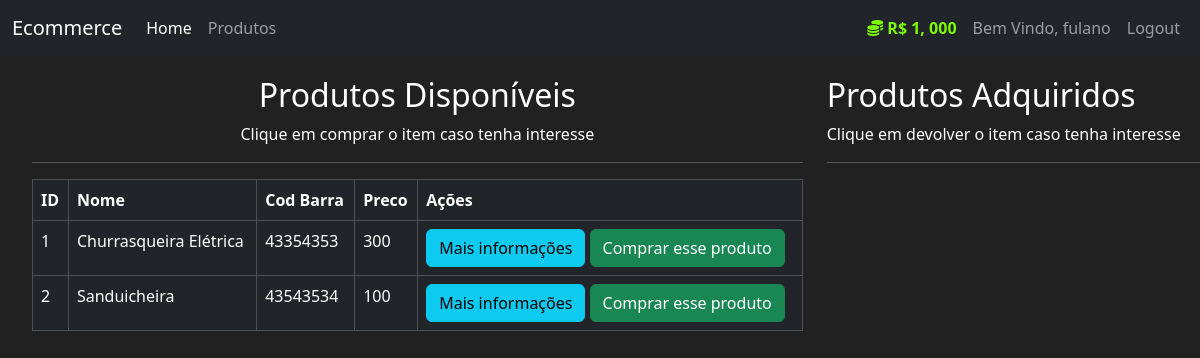
The page /Produtos (signed in) on the database as committed earlier.
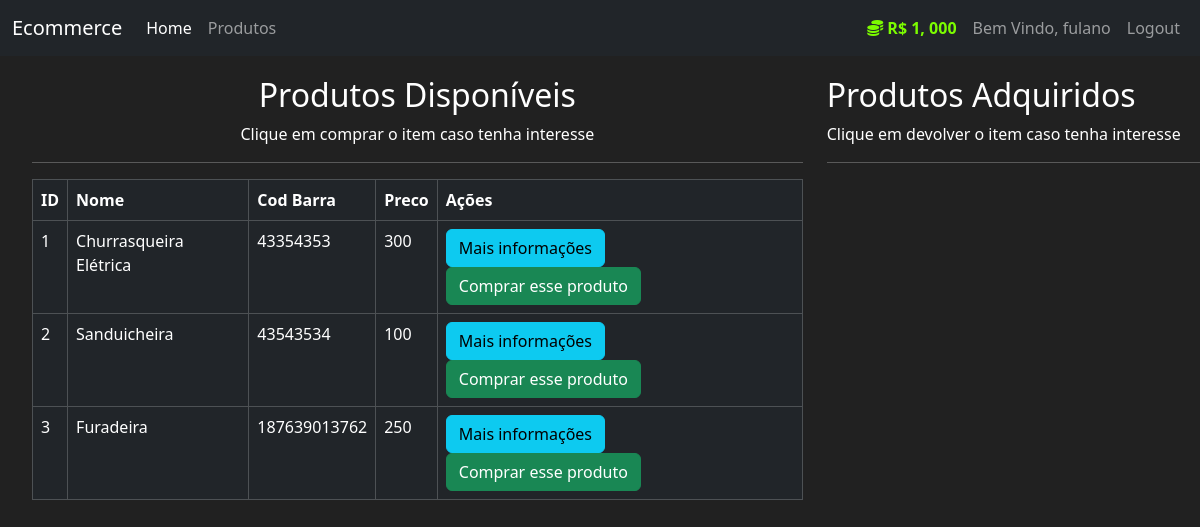
The same page on the database as committed later.
### mercado/models.py (models this page shows, shortened)
class User(db.Model, UserMixin):
    id = db.Column(db.Integer, primary_key=True)
    usuario = db.Column(db.String(length=30), nullable=False, unique=True)
    email = db.Column(db.String(length=50), nullable=False, unique=True)
    senha = db.Column(db.String(length=60), nullable=False, unique=True)
    valor = db.Column(db.Integer, nullable=False, default=5000)
    itens = db.relationship('Item', backref='dono_user', lazy=True)
    @property
    def formataValor(self):
        if len(str(self.valor)) >= 4: # R$ 400
            return f"R$ {str(self.valor)[:-3]}, {str(self.valor)[-3:]}"
        else:
            return f"R$ {self.valor}"
    @property
    def senhacrip(self):
        return self.senha
    @property
    def is_admin(self):
        return self.email.endswith('@admin.com')

class Item(db.Model):
    id = db.Column(db.Integer, primary_key=True)
    nome = db.Column(db.String(length=30), nullable=False, unique=True)
    preco = db.Column(db.Integer, nullable=False)
    cod_barra = db.Column(db.String(length=12), nullable=False, unique=True)
    descricao = db.Column(db.String(length=1024), nullable=False, unique=True)
    dono = db.Column(db.Integer, db.ForeignKey('user.id'))

### mercado/routes.py (the view, shortened to what this page needs)
@app.route('/Produtos', methods=["GET", "POST"])
@login_required
def page_produto():
    compra_form = CompraProdutoForm()
    venda_form = VendaProdutoForm()
    if request.method == "GET":
        itens = Item.query.filter_by(dono=None)
        dono_itens = Item.query.filter_by(dono=current_user.id)
        return render_template("produtos.html", itens=itens, compra_form=compra_form, dono_itens=dono_itens, venda_form=venda_form)

### mercado/models.py (called while the page is built)
@login_manager.user_loader
def load_user(user_id):
    return User.query.get(int(user_id))

### mercado/templates/produtos.html (shortened to what this page needs)
{% extends 'base.html' %}
{% block conteudo %}
    <div class="row" style="margin-top: 20px; margin-left: 20px;">
        <div class="col-8">
            <h2 style="text-align: center;">Produtos Disponíveis</h2>
            <p style="text-align: center;">Clique em comprar o item caso tenha interesse</p>
            <hr>
                <table class="table table-hover table-dark table-bordered">
                        <thead>
                            <tr>
                                <th scope="col">ID</th>
                                <th scope="col">Nome</th>
                                <th scope="col">Cod Barra</th>
                                <th scope="col">Preco</th>
                                <th scope="col">Ações</th>
                            </tr>
                         </thead>
                    <tbody>
                        {% for item in itens %}
                            <tr>
                                <td>{{item.id}}</td>
                                <td>{{item.nome}}</td>
                                <td>{{item.cod_barra}}</td>
                                <td>{{item.preco}}</td>
                                <td>
                                <button data-bs-toggle="modal" data-bs-target="#exampleModal-{{item.id}}" class="btn btn-outline btn-info">Mais informações</button>
                                <button data-bs-toggle="modal" data-bs-target="#exampleModalCompra-{{item.id}}" class="btn btn-outline btn-success">Comprar esse produto</button>
                                </td>
                            </tr>
                        {% endfor %}
                    </tbody>
                </table>
        </div>
        <div class="col-4">
            <h2>Produtos Adquiridos</h2>
            <p>Clique em devolver o item caso tenha interesse</p>
            <hr>
        </div>
    </div>
{% endblock %}

### mercado/templates/base.html (shortened to what this page needs)
<!DOCTYPE html>
<html lang="en">
<head>
    <link rel="stylesheet" href="https://cdn.jsdelivr.net/npm/bootstrap@5.3.3/dist/css/bootstrap.min.css" xintegrity="sha384-QWTKZyjpPEjISv5WaRU9OFeRpok6YctnYmDr5pNlyT2bRjXh0JMhjY6hW+ALEwIH">
</head>
<body>
    <nav class="navbar navbar-expand-lg navbar-dark bg-dark">
        <div class="container-fluid">
            <a class="navbar-brand" href="{{url_for('page_home')}}">Ecommerce</a>
            <div class="collapse navbar-collapse" id="navbarSupportedContent">
                <div class="navbar-nav me-auto">
                    <a class="nav-link active" aria-current="page" href="{{url_for('page_home')}}">Home</a>
                    <a class="nav-link" href="{{url_for('page_produto')}}">Produtos</a>
                </div>
                <div>
                    {% if current_user.is_authenticated %}
                    <div class="navbar-nav ms-auto">
                        <a class="nav-link" style="color: lawngreen; font-weight: bold;">
                            <i class="fas fa-coins"></i>
                            {{ current_user.formataValor }}
                        </a>
                        <a class="nav-link">Bem Vindo, {{ current_user.usuario }}</a>
                        <a class="nav-link" href="{{url_for('page_logout')}}">Logout</a>
                    </div>
                    {% else %}
                    <div class="navbar-nav ms-auto">
                        <a class="nav-link" href="{{url_for('page_login')}}">Login</a>
                        <a class="nav-link" href="{{url_for('page_cadastro')}}">Cadastro</a>
                    </div>
                    {% endif %}
                </div>
            </div>
        </div>
    </nav>
    {% block conteudo %}{% endblock %}
</body>
</html>

### mercado/templates/base.html (style rules this page uses)
body { background-color: #212121; color: white; }

Rows that differ between the two databases and show on the page:
added Item: id "3", nome "Furadeira", cod_barra "187639013762", preco "250"
